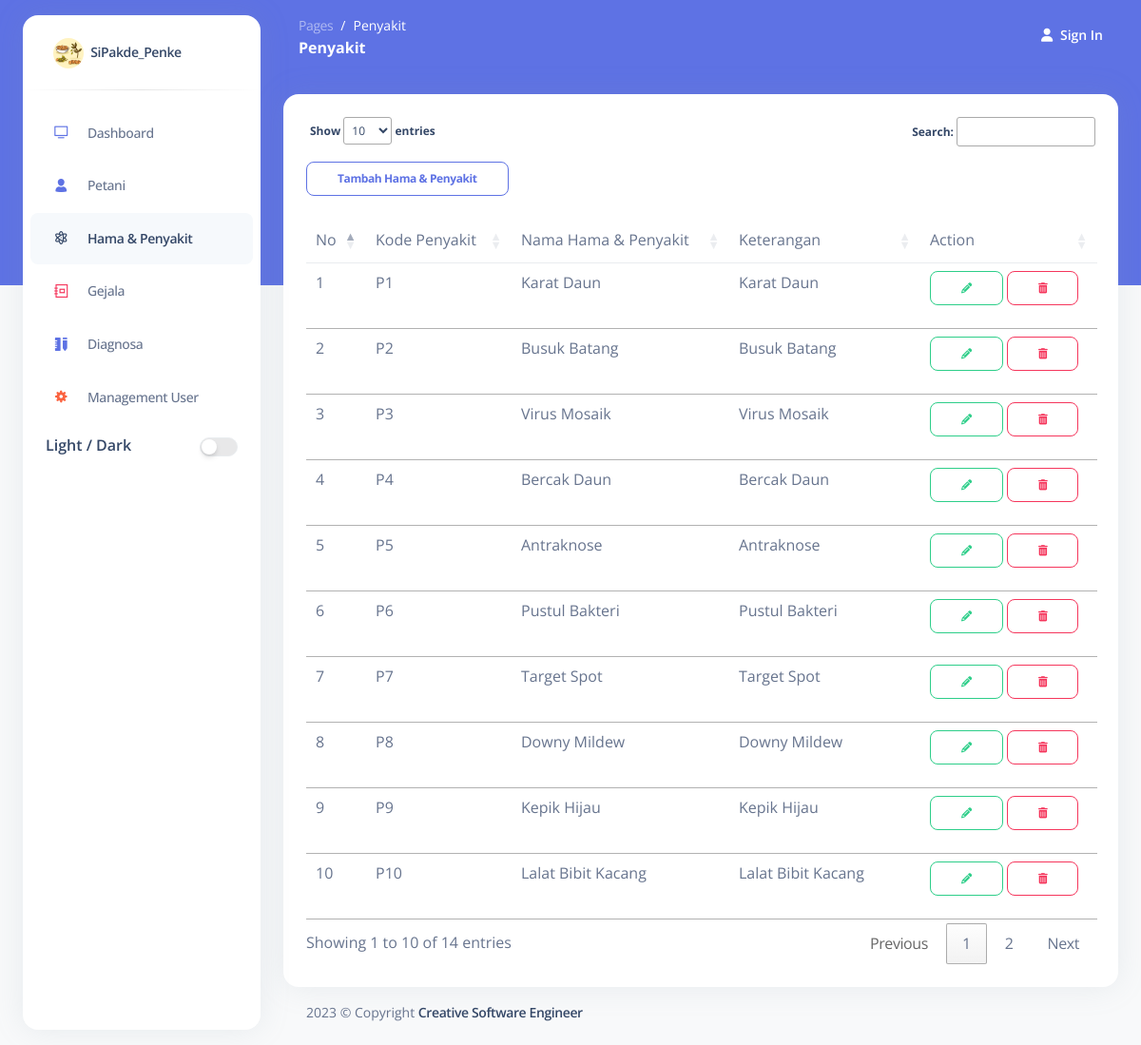
/index.php/penyakit, run on the app's committed database.
### tables this page shows
CREATE TABLE `penyakit` (
  `kodepenyakit` varchar(10) NOT NULL,
  `namapenyakit` varchar(50) NOT NULL,
  `ketpenyakit` varchar(100) NOT NULL
);

### application/controllers/Penyakit.php (called while the page is built, shortened)
<?php
class Penyakit extends CI_Controller
{
	public function __construct()
	{
		$this->load->model('M_penyakit');
	}
	public function index()
	{
		$this->loadView();
	}
	private function loadView($showModal = "index")
	{
		$data = [
			'title' => 'Penyakit',
			'penyakit' => $this->M_penyakit->get()->result(),
			'showModal' => $showModal
		];
		$this->load->view('layout/header', $data);
		$this->load->view('layout/sidebar', $data);
		$this->load->view('layout/navbar');
		$this->load->view('content/admin/penyakit/index', $data);
		$this->load->view('layout/footer');
	}
}

### index.php (called while the page is built, shortened)
<?php
require_once BASEPATH.'core/CodeIgniter.php';

### application/models/M_penyakit.php (called while the page is built, shortened)
<?php
class M_penyakit extends CI_Model
{
	public function get($kode = ''){
		return $this->db->get('penyakit');
	}
}

### application/views/content/admin/penyakit/index.php (the view, shortened to what this page needs)
<section class="section">
    <div class="card">
        <div class="card-body">
            <table class="table caption-top" id="penyakit">
                <caption>
                    <button type="button" class="btn btn-outline-primary btn-sm" data-bs-toggle="modal" data-bs-target="#modaladd">Tambah Hama & Penyakit</button>
                </caption>
                <thead>
                    <tr>
                        <td>No</td>
                        <td>Kode Penyakit</td>
                        <td>Nama Hama & Penyakit</td>
                        <td>Keterangan</td>
                        <td>Action</td>
                    </tr>
                </thead>
                <tbody>
                    <?php
                    $no = 1;
                    foreach ($penyakit as $value) { ?>
                        <tr>
                            <td><?= $no++ ?></td>
                            <td><?= $value->kodepenyakit ?></td>
                            <td><?= $value->namapenyakit ?></td>
                            <td><?= $value->ketpenyakit ?></td>
                            <td>
                                <button class="btn btn-outline-success btn-sm" data-bs-toggle="modal" onclick="updatepenyakit('<?= $value->kodepenyakit ?>')" data-bs-target="#modaledit">
                                    <i class="fa fa-pencil" aria-hidden="true"></i>
                                </button>
                                <button class="btn btn-outline-danger btn-sm" onclick="btnhapus('<?= $value->kodepenyakit ?>')">
                                    <i class="fa fa-trash" aria-hidden="true"></i>
                                </button>
                            </td>
                        </tr>
                    <?php } ?>
                </tbody>
            </table>
        </div>
    </div>
</section>

### data on the page
penyakit: kodepenyakit "P1", namapenyakit "Karat Daun", ketpenyakit "Karat Daun"
penyakit: kodepenyakit "P2", namapenyakit "Busuk Batang", ketpenyakit "Busuk Batang"
penyakit: kodepenyakit "P3", namapenyakit "Virus Mosaik", ketpenyakit "Virus Mosaik"
penyakit: kodepenyakit "P4", namapenyakit "Bercak Daun", ketpenyakit "Bercak Daun"
penyakit: kodepenyakit "P5", namapenyakit "Antraknose", ketpenyakit "Antraknose"
penyakit: kodepenyakit "P6", namapenyakit "Pustul Bakteri", ketpenyakit "Pustul Bakteri"
penyakit: kodepenyakit "P7", namapenyakit "Target Spot", ketpenyakit "Target Spot"
penyakit: kodepenyakit "P8", namapenyakit "Downy Mildew", ketpenyakit "Downy Mildew"
penyakit: kodepenyakit "P9", namapenyakit "Kepik Hijau", ketpenyakit "Kepik Hijau"
penyakit: kodepenyakit "P10", namapenyakit "Lalat Bibit Kacang", ketpenyakit "Lalat Bibit Kacang"

### other printed values
$title "Penyakit"
